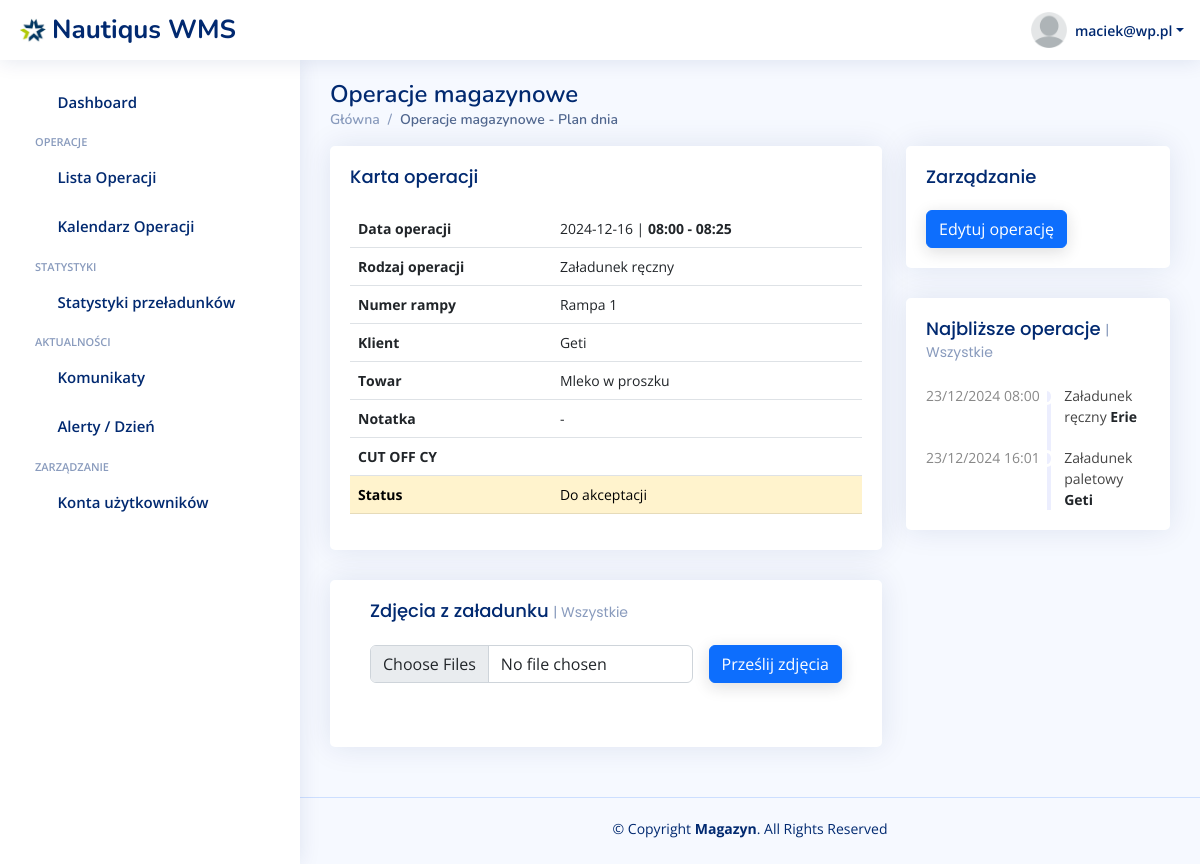
The page /operacje/8 (signed in) on the database as committed earlier.
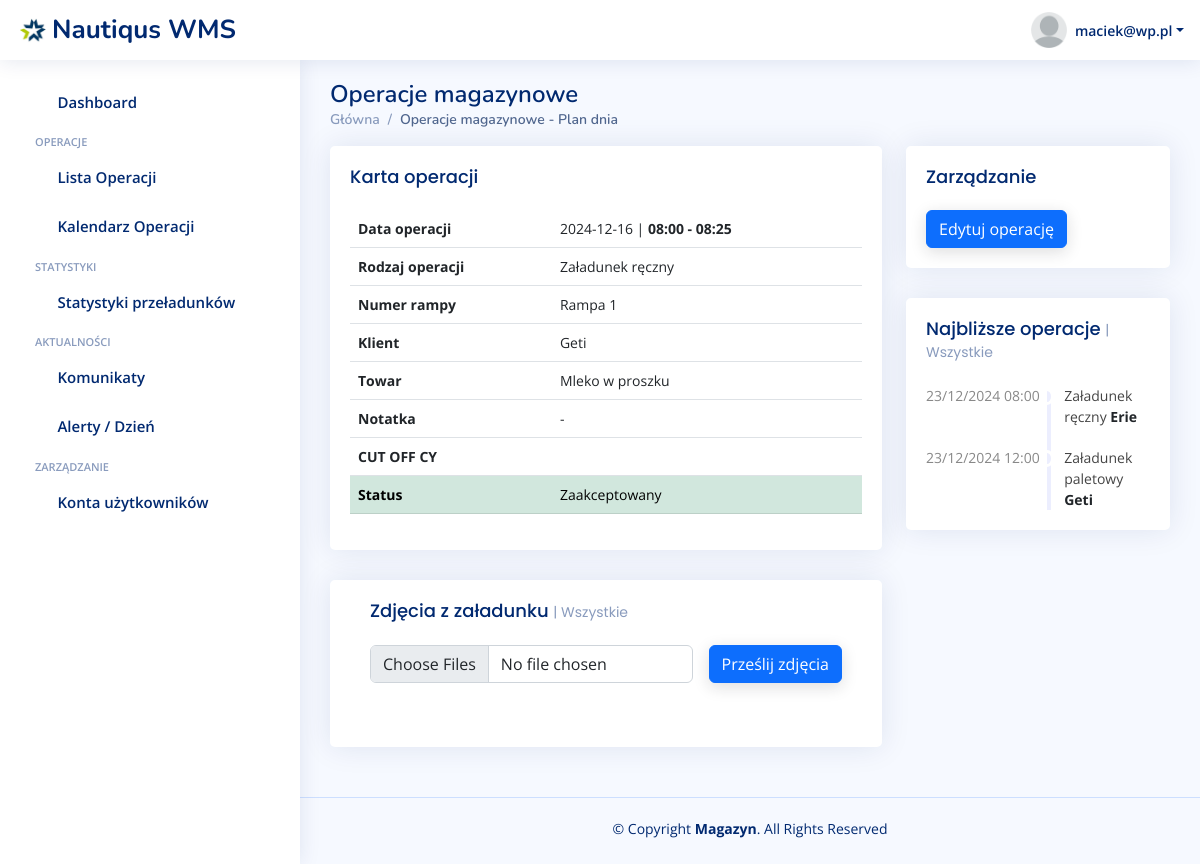
The same page on the database as committed later.
### warehouse/models.py (models this page shows, shortened)
class Operation(models.Model):
    OPERATION_CHOICES = [
        ('pallets_loading', 'Załadunek paletowy'),
        ('manual_loading', 'Załadunek ręczny'),
        ('unloading', 'Rozładunek'),
    ]
    RAMP_CHOICES = [
        ('ramp1', 'Rampa 1'),
        ('ramp2', 'Rampa 2'),
        ('ramp3', 'Rampa 3'),
    ]
    STATUS_CHOICES = [
        ('pending', 'Do akceptacji'),
        ('accepted', 'Zaakceptowany'),
    ]
    CUSTOMER_CHOICES = [
        ('erie', 'Erie'),
        ('laktopol', 'Laktopol'),
        ('geti', 'Geti'),
        ('huzar', 'Huzar'),
    ]
    user = models.ForeignKey(
        CustomUser,  # Odwołanie do wbudowanego modelu użytkownika
        on_delete=models.CASCADE,  # Usunięcie użytkownika usuwa jego instancje
        related_name='created_objects',  # Opcjonalnie: alias do odwołania
        verbose_name='Utworzone przez'
    )
    start_time = models.DateTimeField()
    end_time = models.DateTimeField()
    cut_off = models.DateTimeField(blank=True, null=True)
    operation_type = models.CharField(
        max_length=15,
        choices=OPERATION_CHOICES,
        default='loading',
        verbose_name="Typ operacji"
    )
    ramp_number = models.CharField(
        max_length=15,
        choices=RAMP_CHOICES,
        default='ramp1',
        verbose_name="Numer rampy"
    )
    status = models.CharField(
        max_length=15,
        choices=STATUS_CHOICES,
        default='pending',
        verbose_name="Status"
    )
    spedition_number = models.CharField(max_length=15)
    customer = models.CharField(
        max_length=20,
        choices=CUSTOMER_CHOICES,
        verbose_name="Klient"
    )

### warehouse/views.py (the view)
# urls.py: path('operacje/<int:operation_pk>', views.operation_detail, name='operation_detail'),
@login_required
def operation_detail(request, operation_pk):
    if request.method == 'POST' and request.FILES.get('image'):
        image = request.FILES['image']
        Photo.objects.create(image=image)
    photos = Photo.objects.filter(operation=Operation.objects.get(pk=operation_pk))
    if request.user.role == 'spedytor':
        next_operations = Operation.objects.filter(user=request.user,
                                                   start_time__date__gte=datetime.now().strftime("%Y-%m-%d")).order_by(
            'start_time')[:5]
    else:
        next_operations = Operation.objects.filter(start_time__date__gte=datetime.now().strftime("%Y-%m-%d")).order_by(
            'start_time')[:5]
    context = {
                'operation': Operation.objects.get(pk=operation_pk),
                'photos': photos,
                'next_operations': next_operations,
               }
    return render(request, 'warehouse/operation-card.html', context)

### warehouse/templates/warehouse/operation-card.html (shortened to what the changed rows need)
{% extends 'base.html' %}
{% load static %}
{% static "" as staticUrl %}
{% block content %}
<main id="main" class="main">
    <div class="pagetitle">
        <h1>Operacje magazynowe</h1>
    </div>
    <section class="section dashboard">
        <div class="row">
            <div class="col-lg-8">
                <div class="row">
                    <div class="col-12">
                        <div class="card recent-sales ">
                            <div class="card-body">
                                <table class="table table-hover">
                        <tbody>
                        <tr>
                            <th scope="row"><b>Data operacji</b></th>
                            <td>{{ operation.end_time|date:"Y-m-d" }} | <b> {{ operation.start_time|date:"H:i" }} - {{ operation.end_time|date:"H:i" }}</td>
                        </tr>
                        <tr>
                            <th scope="row"><b>Rodzaj operacji</b></th>
                            <td>{{ operation.get_operation_type_display }}</td>
                        </tr>
                        <tr>
                            <th scope="row"><b>Numer rampy</b></th>
                            <td colspan="2">{{ operation.get_ramp_number_display }}</td>
                        </tr>
                        <tr>
                            <th scope="row"><b>Klient</b></th>
                            <td colspan="2">{{ operation.get_customer_display }}</td>
                        </tr>
                        <tr>
                            <th scope="row"><b>Towar</b></th>
                        </tr>
                        <tr>
                            <th scope="row"><b>Notatka</b></th>
                        </tr>
                        <tr>
                            <th scope="row"><b>CUT OFF CY</b></th>
                        </tr>
                        <tr {% if operation.status == "pending" %} class="table-warning" {% elif operation.status == "accepted" %} class="table-success" {% endif %}>
                            <th scope="row"><b>Status</b></th>
                            <td colspan="2">{{ operation.get_status_display }}</td>
                        </tr>
                        </tbody>
                    </table>
                            </div>
                        </div>
                    </div>
                </div>
            </div>
            <div class="col-lg-4">
                {% include "warehouse/modules/najblizsze_operacje.html" %}
            </div>
        </div>
    </section>
</main>
{% endblock %}

### warehouse/templates/warehouse/modules/najblizsze_operacje.html (shortened to what this page needs)
          <div class="card">
            <div class="filter">
              <a class="icon" href="#" data-bs-toggle="dropdown"><i class="bi bi-three-dots"></i></a>
            </div>
            <div class="card-body">
              <h5 class="card-title">Najbliższe operacje <span>| {% if user.role == 'spedytor' %} Twoje {% else %} Wszystkie {% endif %}</span></h5>
              <div class="activity">
                {% for operation in next_operations %}
                <div class="activity-item d-flex">
                      <div class="activite-label"><a class="text-reset" href="/operacje/{{ operation.id }}">{{ operation.start_time|date:"d/m/Y" }} {{ operation.start_time|date:"H:i" }}</a></div>
                      <i class='bi bi-circle-fill activity-badge {% if operation.status == 'pending' %} text-warning {% elif operation.status == 'accepted' %} text-success {% endif %} align-self-start'></i>
                      <div class="activity-content">
                          <a class="text-reset" href="/operacje/{{ operation.id }}">
                          {{ operation.get_operation_type_display }} <a href="#" class="fw-bold text-dark">{{ operation.get_customer_display }}</a>
                        </a>
                      </div>
                </div>
                {% endfor %}
              </div>
            </div>
          </div>

Rows that differ between the two databases and show on the page:
changed Operation "Rampa 1": status "Do akceptacji" → "Zaakceptowany"
changed Operation "Erie": status "accepted" → "pending" (drawn)
changed Operation "Załadunek paletowy": start_time "16:01" → "12:00"
